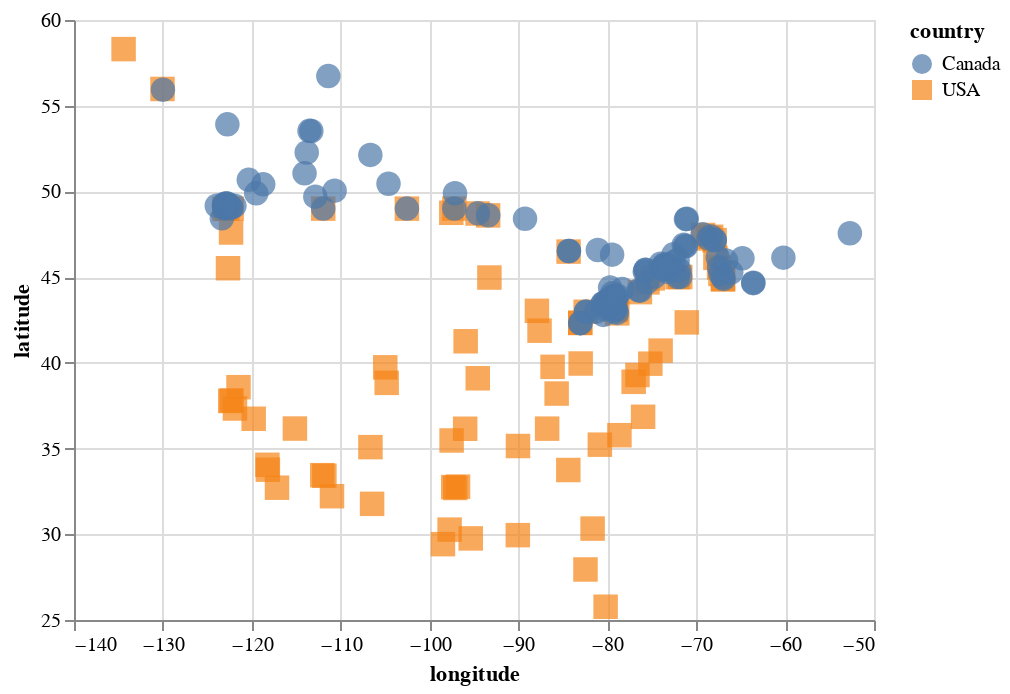

The code cell stored with this chart in its notebook:
### Code cell
city_plot = alt.Chart(cities_df).mark_point(size = 150, filled = True).encode(
    x = alt.X('longitude:Q', scale = alt.Scale(zero = False)),
    y = alt.Y('latitude:Q', scale = alt.Scale(zero = False)),
    color = alt.Color('country:N'),
    shape = 'country:N'
).properties(
    height = 300,
    width = 400
)
city_plot

### Figure 1 — Vega specification as saved in the notebook (floating-point values rounded to 4 significant figures; data arrays with more than 128 entries replaced by an {"elided": "..."} marker saying what was removed)
{"$schema": "https://vega.github.io/schema/vega/v5.json", "data": [{"name": "source_0", "values": {"elided": "209 records"}}, {"name": "source_0_x_domain_longitude", "values": [{"min": -134.4, "max": -52.72}]}, {"name": "source_0_y_domain_latitude", "values": [{"min": 25.77, "max": 58.3}]}, {"name": "source_0_color_domain_country", "values": [{"country": "USA"}, {"country": "Canada"}]}, {"name": "source_0_shape_domain_country", "values": [{"country": "USA"}, {"country": "Canada"}]}], "marks": [{"type": "symbol", "name": "marks", "from": {"data": "source_0"}, "encode": {"update": {"y": {"field": "latitude", "scale": "y"}, "x": {"field": "longitude", "scale": "x"}, "opacity": {"value": 0.7}, "shape": {"field": "country", "scale": "shape"}, "fill": {"field": "country", "scale": "color"}, "size": {"value": 150}}}, "style": ["point"]}], "scales": [{"name": "x", "type": "linear", "domain": [{"signal": "(data(\"source_0_x_domain_longitude\")[0] || {}).min"}, {"signal": "(data(\"source_0_x_domain_longitude\")[0] || {}).max"}], "range": [0, {"signal": "width"}], "zero": false, "nice": true}, {"name": "y", "type": "linear", "domain": [{"signal": "(data(\"source_0_y_domain_latitude\")[0] || {}).min"}, {"signal": "(data(\"source_0_y_domain_latitude\")[0] || {}).max"}], "range": [{"signal": "height"}, 0], "nice": true, "zero": false}, {"name": "color", "type": "ordinal", "domain": {"data": "source_0_color_domain_country", "field": "country", "sort": true}, "range": "category"}, {"name": "shape", "type": "ordinal", "domain": {"data": "source_0_shape_domain_country", "field": "country", "sort": true}, "range": "symbol"}], "axes": [{"scale": "x", "gridScale": "y", "tickCount": {"signal": "ceil(width/40)"}, "labels": false, "maxExtent": 0, "zindex": 0, "orient": "bottom", "grid": true, "aria": false, "ticks": false, "minExtent": 0, "domain": false}, {"scale": "y", "gridScale": "x", "maxExtent": 0, "orient": "left", "grid": true, "aria": false, "tickCount": {"signal": "ceil(height/40)"}, "ticks": false, "zindex": 0, "domain": false, "minExtent": 0, "labels": false}, {"scale": "x", "tickCount": {"signal": "ceil(width/40)"}, "grid": false, "title": "longitude", "labelOverlap": true, "labelFlush": true, "orient": "bottom", "zindex": 0}, {"scale": "y", "orient": "left", "zindex": 0, "title": "latitude", "labelOverlap": true, "grid": false, "tickCount": {"signal": "ceil(height/40)"}}], "background": "white", "width": 400, "height": 300, "style": "cell", "padding": 5, "legends": [{"fill": "color", "symbolType": "circle", "title": "country", "encode": {"symbols": {"update": {"opacity": {"value": 0.7}}}}, "shape": "shape"}]}
